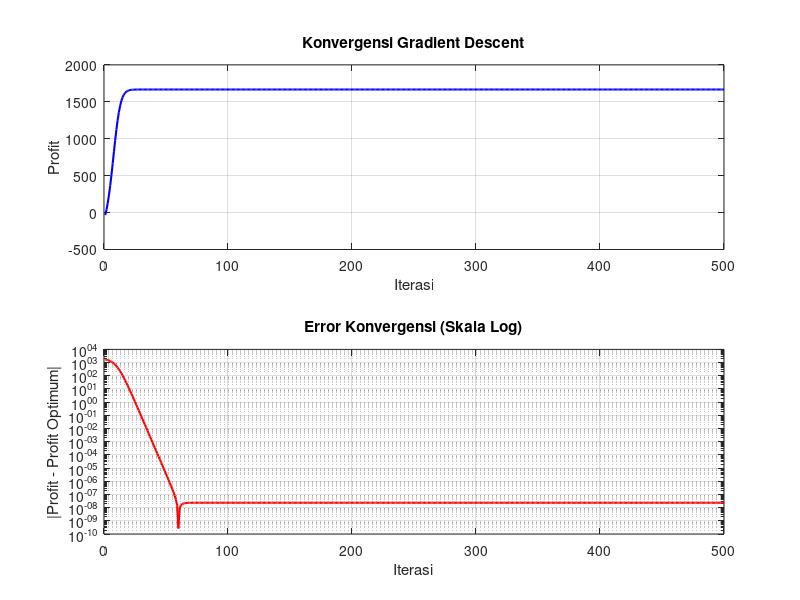
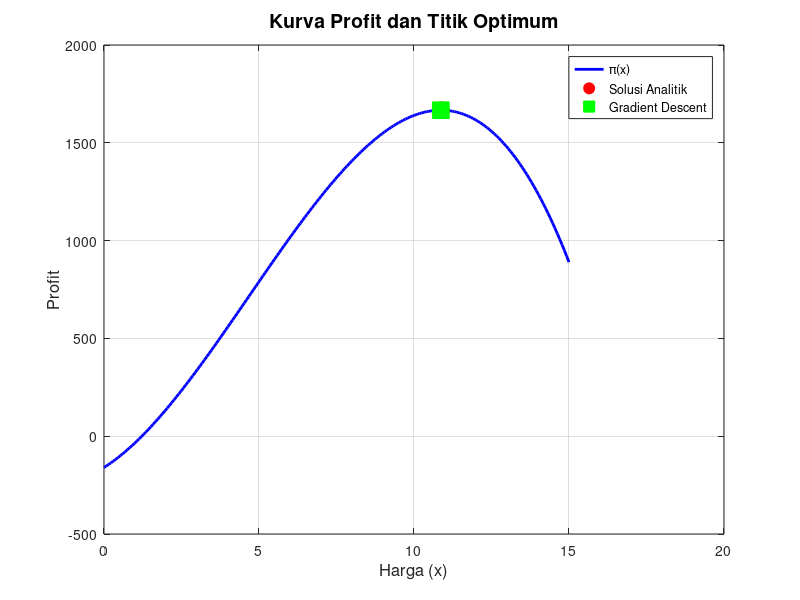

Write the MATLAB code that produced these figures, in order.
% ===================================================== 
%  UTS Matematika Sains Data — Semester Genap 2025/2026 
%  Soal 6 — Gradient Descent 
%  --------------------------------------------------- 
%  Nama  : Ziohamdan Putra Yudhana
%  NIM   : 2510514012
%  Parameter: N=12, a=1, b=2, K=4, theta0=40, alpha=0.003 
%  Tanggal: <2026-04-28> 
% ===================================================== 

clc; clear; close all;

% Parameter
a = 1; b = 2; K = 4;
alpha = 0.003;
n_iter = 500;

% Fungsi profit dan turunannya
profit = @(x) -2*x.^3 + 28*x.^2 + 100*x - 160;
profit_grad = @(x) -6*x.^2 + 56*x + 100;

% Gradient Descent
x = 1;
history = zeros(n_iter, 1);

for i = 1:n_iter
    history(i) = profit(x);
    x = x + alpha * profit_grad(x);
end

x_opt_gd = x;
profit_opt_gd = profit(x_opt_gd);

% Solusi analitik dari 6.1
x_analitik = 10.867;
profit_analitik = profit(x_analitik);

fprintf('=== SOAL 6.2e: HASIL GRADIENT DESCENT ===\n');
fprintf('Iterasi: %d\n', n_iter);
fprintf('Learning rate (alpha): %.4f\n', alpha);
fprintf('Titik awal (x0): 1\n\n');

fprintf('Solusi analitik:\n');
fprintf('  x* = %.4f\n', x_analitik);
fprintf('  profit = %.2f\n\n', profit_analitik);

fprintf('Solusi Gradient Descent:\n');
fprintf('  x* = %.6f\n', x_opt_gd);
fprintf('  profit = %.6f\n', profit_opt_gd);
fprintf('  Error = %.6f\n', abs(x_analitik - x_opt_gd));

% Plot konvergensi
figure('Position', [100 100 800 500], 'Color', 'w');

subplot(2,1,1);
plot(1:n_iter, history, 'b-', 'LineWidth', 1.5);
xlabel('Iterasi'); ylabel('Profit');
title('Konvergensi Gradient Descent');
grid on;

subplot(2,1,2);
semilogy(1:n_iter, abs(history - profit_analitik), 'r-', 'LineWidth', 1.5);
xlabel('Iterasi'); ylabel('|Profit - Profit Optimum|');
title('Error Konvergensi (Skala Log)');
grid on;

% Plot kurva profit
figure('Position', [100 100 800 500], 'Color', 'w');
x_range = linspace(0, 15, 200);
y_range = profit(x_range);
plot(x_range, y_range, 'b-', 'LineWidth', 2); hold on;
plot(x_analitik, profit_analitik, 'ro', 'MarkerSize', 12, 'MarkerFaceColor', 'r');
plot(x_opt_gd, profit_opt_gd, 'gs', 'MarkerSize', 12, 'MarkerFaceColor', 'g');
xlabel('Harga (x)', 'FontSize', 12);
ylabel('Profit', 'FontSize', 12);
title('Kurva Profit dan Titik Optimum', 'FontSize', 14);
legend('π(x)', 'Solusi Analitik', 'Gradient Descent', 'Location', 'best');
grid on;
